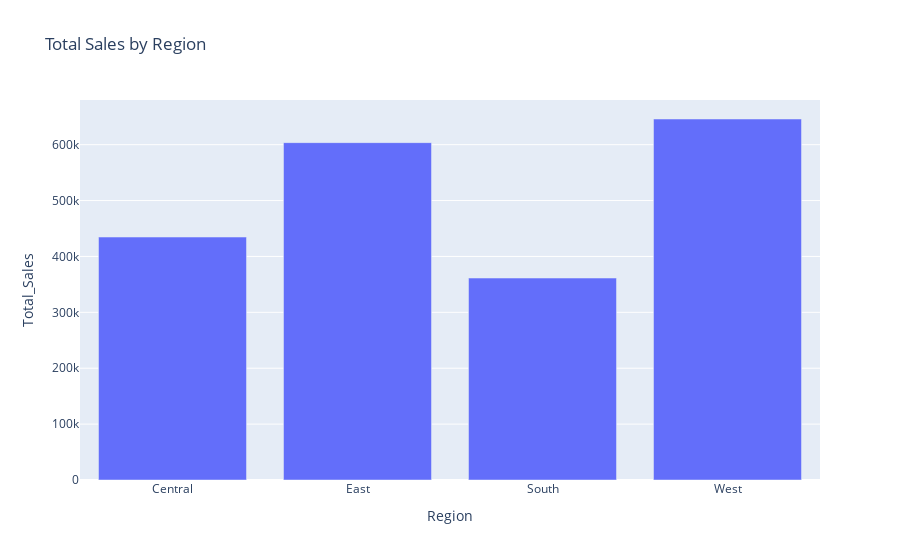

The cell this chart's notebook holds for it:
### Code cell
px.bar(sales_region, x='Region', y='Total_Sales', title='Total Sales by Region')

### Figure 1 — Plotly figure (JSON) as saved in the notebook; plotly's stock layout.template omitted (floating-point values rounded to 4 significant figures)
{"data": [{"hovertemplate": "Region=%{x}<br>Total_Sales=%{y}<extra></extra>", "legendgroup": "", "marker": {"color": "#636efa", "pattern": {"shape": ""}}, "name": "", "orientation": "v", "showlegend": false, "textposition": "auto", "type": "bar", "x": ["Central", "East", "South", "West"], "xaxis": "x", "y": [434700.0, 603600.0, 361400.0, 645900.0], "yaxis": "y"}], "layout": {"barmode": "relative", "legend": {"tracegroupgap": 0}, "title": {"text": "Total Sales by Region"}, "xaxis": {"anchor": "y", "domain": [0, 1], "title": {"text": "Region"}}, "yaxis": {"anchor": "x", "domain": [0, 1], "title": {"text": "Total_Sales"}}}}
